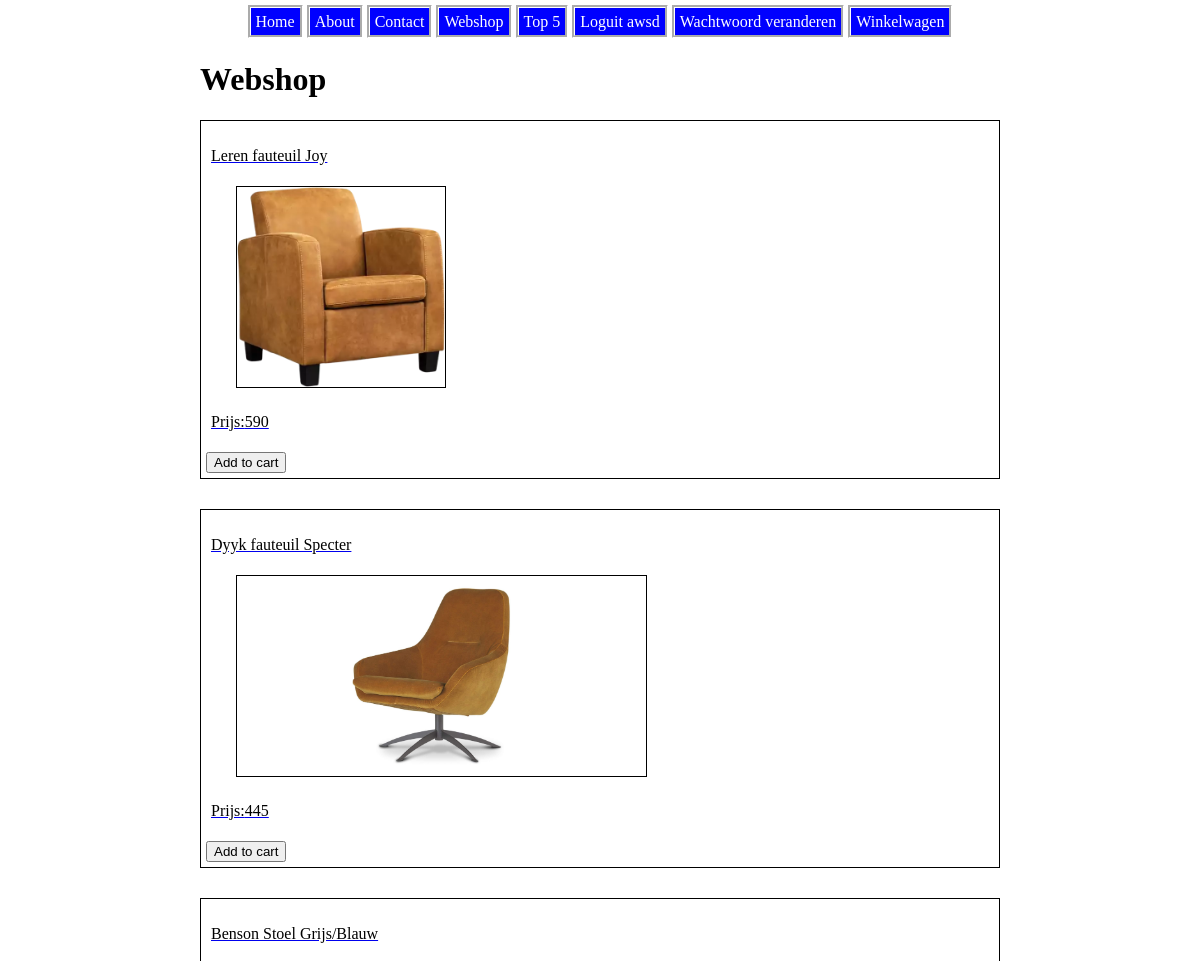
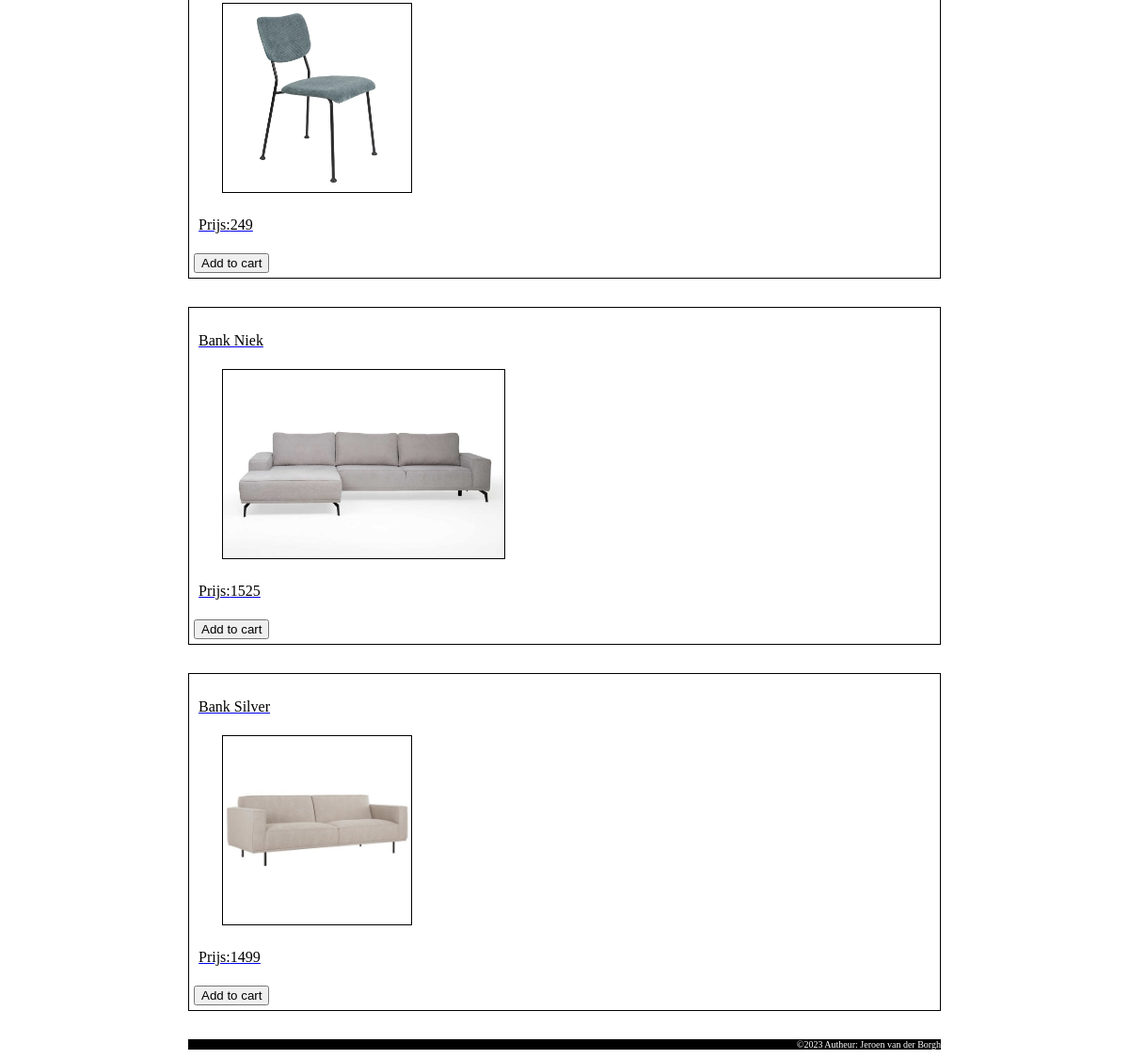
Screenshot of /index.php?page=webshop (signed in) with the database file from the repository (2 pictures, top to bottom).
### tables this page shows
CREATE TABLE `products` (
  `id` int(11) NOT NULL,
  `name` varchar(200) NOT NULL,
  `discription` mediumtext NOT NULL,
  `price` int(11) NOT NULL,
  `image_location` varchar(50) NOT NULL
);

### index.php (called while the page is built, shortened)
<?php
include "html_build_functions.php";
include "file_repository.php";
include "session_functions.php";
include "classes.php";
$page = getRequestedPage();
$data = process_Request($page);
showResponsePage($data);
function getRequestedPage(){
    return $_GET["page"];
}
function make_menu($data) {
    $menu = array("home" => "Home", "about" => "About", "contact" => "Contact", "webshop" => "Webshop", "top5" => "Top 5");
    if (isUserLoggedIn()){
        $menu["logout"] = "Loguit " . get_current_user_name();
        $menu["change_password"] = "Wachtwoord veranderen";
        $menu["shoppingcart"] = "Winkelwagen";
    } else {
        $menu["register"] =  "Registeer";
        $menu["login"] = "Login";
    }
    $data["menu"] = $menu;
    return $data;
}
function process_Request($page){
    $page = htmlspecialchars($page);
    $data = array("page"=>$page,"errors"=>array());
    switch ($page){
        case "webshop":
            if (is_POST()){
                $data = validate_cart($data);
                if (is_valid($data)) {
                    switch ($data["action"]){
                        case "add":
                            add_to_cart($data["id_in_cart"], $data["amount"]);
                            break;
                        case "remove":
                            remove_from_cart($data["id_in_cart"]);
                            break;
                    }
                    switch ($data["place"]){
                        case "detail":
                            $data["page"] = "shoppingcart";
                            $product_ids = get_product_id_from_cart();
                            if ($product_ids != NULL) {
                                $data['products'] = get_products_by_id($product_ids);
                                $data['total_price'] = get_total_price($data['products']);
                            }
                            break;
                        case "overview":
                            $data["id"] = NULL;
                            $product_ids = array(1,2,3,4,5);
                            $data['products'] = get_products_by_id($product_ids);
                            break;
                    }
                }
            } else if (array_key_exists("id", $_GET)) {
                $data["id"] =  $_GET["id"];
                $product_ids = array($data["id"]);
                $data['products'] = get_products_by_id($product_ids);
            } else {
                $data["id"] = NULL;
                $product_ids = array(1,2,3,4,5);
                $data['products'] = get_products_by_id($product_ids);
            }
            break;
    }
    $data = make_menu($data);
    return $data;
}
function is_POST(){
    return ($_SERVER["REQUEST_METHOD"] == "POST");
}
?>

### classes.php (called while the page is built, shortened)
<?php
class Product {
    public $id;
    public $name;
    public $price;
    public $img_location;
    function __construct($id, $name, $discription,  $img_location, $price){
        $this->id = $id;
        $this->img_location = $img_location;
        $this->name = $name;
        $this->price = $price;
    }
    function get_id(){
        return $this->id;
    }
    function get_name(){
        return $this->name;
    }
    function get_price(){
        return $this->price;
    }
    function get_image_location(){
        return $this->img_location;
    }
}
?>

### file_repository.php (called while the page is built, shortened)
<?php
function connect_database(){
    $servername = "localhost";
    $username = "jeroens_webshop_user";
    $password = "p@TL!Cz7m2qes7V!";
    $database = "jeroens_webshop";
    $conn = mysqli_connect($servername, $username, $password, $database);
    return $conn;
}
function get_products($sql){
    $conn = connect_database();
    try {
        $result= mysqli_query($conn, $sql);
        $products = array();
        while ($row = mysqli_fetch_assoc($result)){
            $product = new Product($row["id"], $row["name"], $row["discription"], $row ["image_location"], $row["price"]);
            array_push($products, $product);
        }
        return  $products;
    } finally {
        disconnect_database($conn);
    }
}
function get_products_by_id($id_array){
    $sql = "SELECT * FROM products WHERE";
    foreach($id_array as $key => $id) {
        if (substr($sql,-5) == "WHERE"){
            $sql = $sql .  ' id=' . $id;
        } else {
            $sql = $sql . ' OR id=' . $id;
        }
    }
    return get_products($sql);
}
?>

### session_functions.php (called while the page is built, shortened)
<?php
function isUserLoggedIn(){
    return ($_SESSION["user_name"] != NULL);
}
function get_cart(){
    return $_SESSION["cart"];
}
?>

### webshop.php (the view, shortened to what this page needs)
<?php
function show_webshop($data){
    echo "<h1>Webshop</h1>";
    foreach( $data["products"] as $product){
        show_product_in_overview($product, $data);
    }
}
function show_product_in_overview($product, $data){
    echo '<a class="product_link" href="\educom-webshop-database/index.php?page=webshop&id='. $product->get_id() .'">
    <div class="product">
    <p >'. $product->get_name() . '</p>
    <img src="Images/'. $product->get_image_location().'" alt="image of '. $product->get_id() .'">
    <p>Prijs:'. $product->get_price().'</p>';
    if (isUserLoggedIn()){
        if (in_array($product->get_id(), get_cart())){
            cart_button($product->get_id(), "overview", "remove", $data);
        } else {
            cart_button($product->get_id(), "overview", "add", $data);
        }
    }
    echo '</div>
    </a>';
}
function show_content($data){
    if ($data["id"] != NULL) {
        show_product_in_detail($data);
    }   else {
        show_webshop($data);
    }
}
?>

### html_build_functions.php (shortened to what this page needs)
<?php
function show_HTML_start(){
    echo '<!DOCTYPE html>
    <html lang="en">';
}
function show_HTML_end(){
    echo "</html>";
}
function show_head_section(){
    echo '<head>
    <title>Home</title>
    <link rel="stylesheet" href="CSS/stylesheet.css">
    </head>';
}
function show_body_start(){
    echo '<body class="standard_body">';
}
function show_nav_item($link, $label){
    echo '<li> <a href="\educom-webshop-database/index.php?page='. $link .'">' . $label . '</a></li>';
}
function show_nav_bar($data){
    echo '<div id="nav_bar">
    <ul>';
    foreach($data['menu'] as $link => $label) {
        show_nav_item($link, $label);
    }
    echo '</ul>
    </div>';
}
function showcontent_page($data){
    $page = $data["page"];
    if (file_exists( $page . ".php")){
        show_content($data);
    }
    else {
        echo "<h1> deze pagina bestaat niet </h1>";
    }
}
function show_footer(){
    echo '<footer  class="standard_footer">
    <p>&copy;2023 Autheur: Jeroen van der Borgh</p>
    </footer>';
}
function show_body_end(){
    echo "</body>";
}
function cart_button($id, $place, $action, $data) {
    echo '<div class="cart_button">
    <form action="\educom-webshop-database/index.php" method="post">
    <input type="hidden" name="page" value="webshop" />
    <input type="hidden" name="id_in_cart" value="'.$id.'" />
    <input type="hidden" name="place" value="'.$place.'" />
    <input type="hidden" name="action" value="'. $action .'" />';
    switch  ($action) {
        case 'add':
            $submit_value = "Add to cart";
            break;
    }
    echo'
    <input type="submit" value="'. $submit_value .'">
    </form>
    </div>
    ';
}
function show_body_section($data){
    show_body_start();
    show_nav_bar($data);
    showcontent_page($data);
    show_footer();
    show_body_end();
}
function showResponsePage($data){
    show_HTML_start();
    show_head_section();
    show_body_section($data);
    show_HTML_end();
}
?>

### CSS/stylesheet.css (style rules this page uses)
body { width: 800px; margin-left: auto; margin-right: auto; }
#nav_bar { text-align: center; }
#nav_bar ul { list-style-type: none; display: inline-table; margin: 0; padding: 0; }
#nav_bar li { float: left; padding: 5px; }
#nav_bar a { text-decoration: none; outline-style: groove; padding: 5px; background-color: blue; color: white; }
footer { background-color: black; color: white; text-align: right; font-size: 10px; }
.product { text-decoration: none; color: black; border: 1px solid black; margin-bottom: 30px; padding: 5px; }
.product img { border: 1px solid black; height: 200px; margin-left: 30px; }
.product p { padding: 5px; }

### rows the page displays
products: name "Leren fauteuil Joy", image_location (picture), price "590"
products: name "Dyyk fauteuil Specter", image_location (picture), price "445"
products: name "Benson Stoel Grijs/Blauw", image_location (picture), price "249"
products: name "Bank Niek", image_location (picture), price "1525"
products: name "Bank Silver", image_location (picture), price "1499"

### other values shown
$label "Home"
$label "About"
$label "Contact"
$label "Webshop"
$label "Top 5"
$label "Loguit awsd"
$label "Wachtwoord veranderen"
$label "Winkelwagen"
